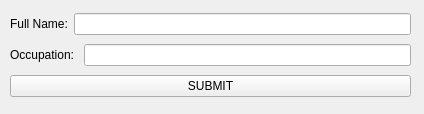
<?xml version="1.0" encoding="UTF-8"?>
<ui version="4.0">
 <class>Widget</class>
 <widget class="QWidget" name="Widget">
  <property name="geometry">
   <rect>
    <x>0</x>
    <y>0</y>
    <width>424</width>
    <height>114</height>
   </rect>
  </property>
  <property name="windowTitle">
   <string>Form</string>
  </property>
  <widget class="QWidget" name="">
   <property name="geometry">
    <rect>
     <x>10</x>
     <y>10</y>
     <width>401</width>
     <height>91</height>
    </rect>
   </property>
   <layout class="QVBoxLayout" name="verticalLayout">
    <item>
     <layout class="QHBoxLayout" name="horizontalLayout">
      <item>
       <widget class="QLabel" name="label">
        <property name="text">
         <string>Full Name:</string>
        </property>
       </widget>
      </item>
      <item>
       <widget class="QLineEdit" name="full_name_edit"/>
      </item>
     </layout>
    </item>
    <item>
     <layout class="QHBoxLayout" name="horizontalLayout_2">
      <item>
       <widget class="QLabel" name="label_2">
        <property name="text">
         <string>Occupation: </string>
        </property>
       </widget>
      </item>
      <item>
       <widget class="QLineEdit" name="occupation_line_edit"/>
      </item>
     </layout>
    </item>
    <item>
     <widget class="QPushButton" name="submit_button">
      <property name="text">
       <string>SUBMIT</string>
      </property>
     </widget>
    </item>
   </layout>
  </widget>
 </widget>
 <resources/>
 <connections/>
</ui>
